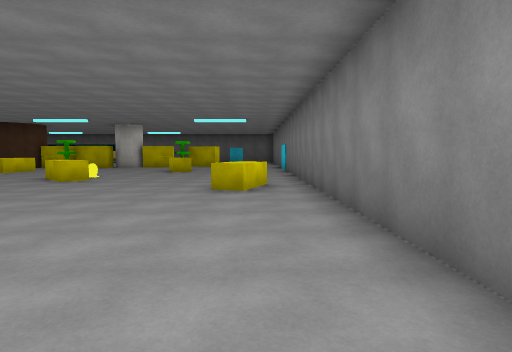
view 1 (above)

24 first-person views from a walk through a 3-D level made in the Unity game engine. The camera is 1.4 m above the floor, tilts 4° down and sees 75° across. The floor is counted in squares, 2 m on a side. Each view is taken from the middle of a square. On the plan, view 1 faces up. The plan holds only what a view shows up to about 10 squares ahead; the rest is blank. The place goes on beyond the plan. The player is left out. Some animated figures are left out. Some surface patterns are stand-ins.

view 2
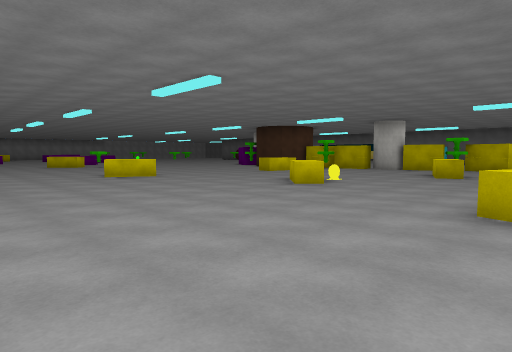

view 3
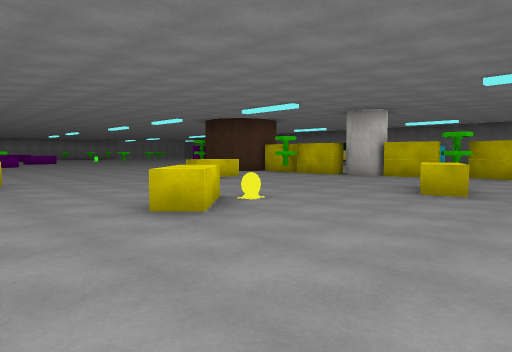

view 4
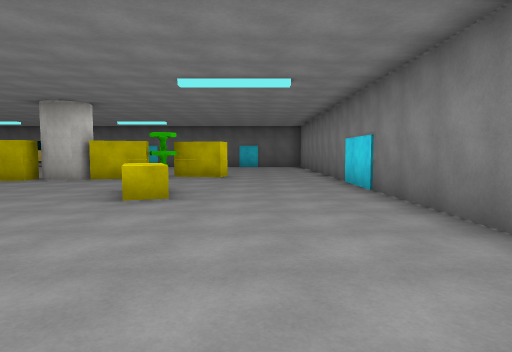

view 5
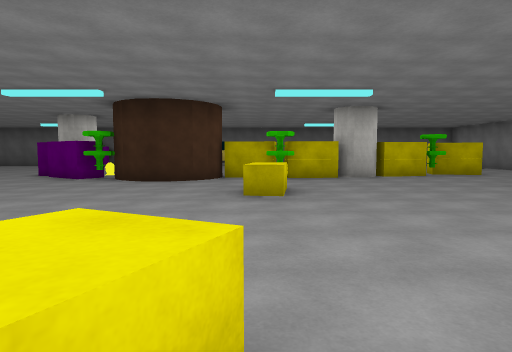

view 6
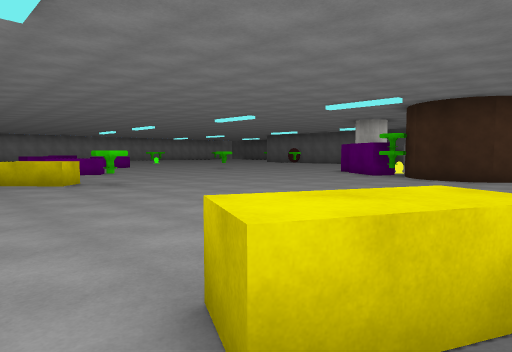

view 7
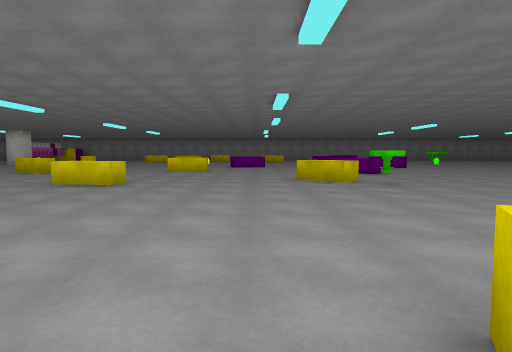

view 8
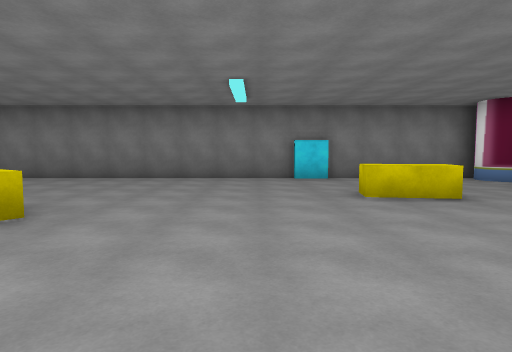

view 9
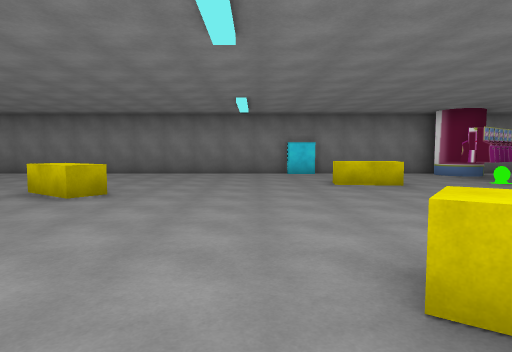

view 10
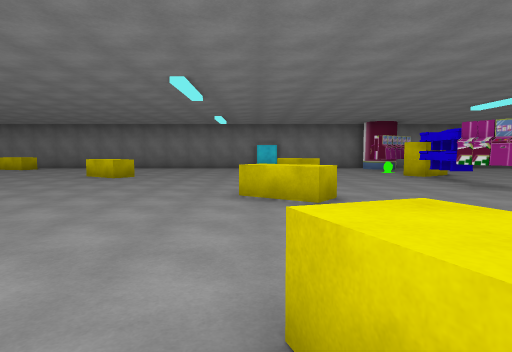

view 11
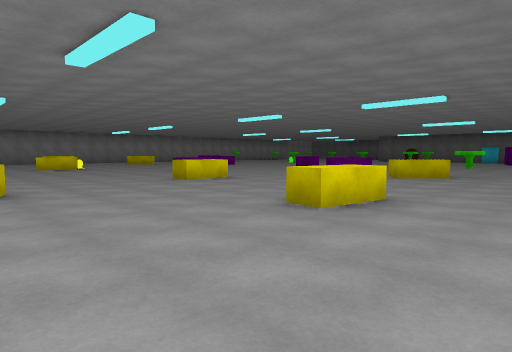

view 12
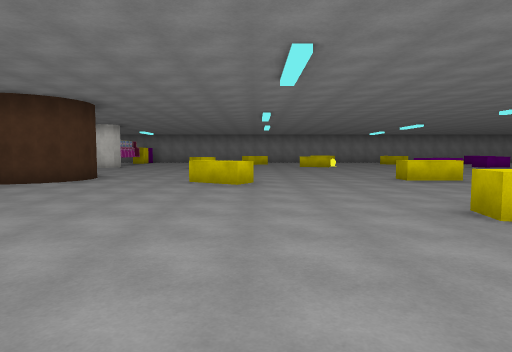

view 13
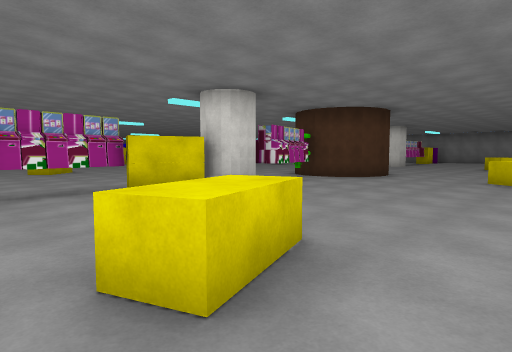

view 14
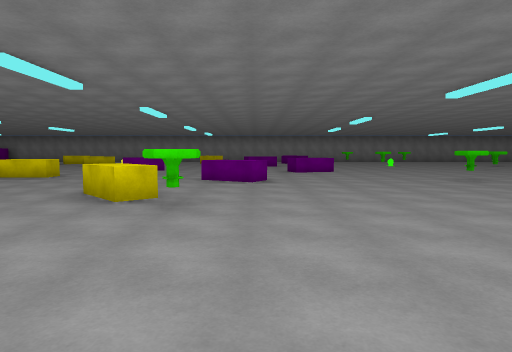

view 15
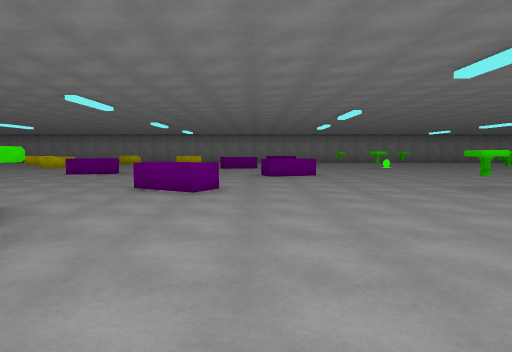

view 16
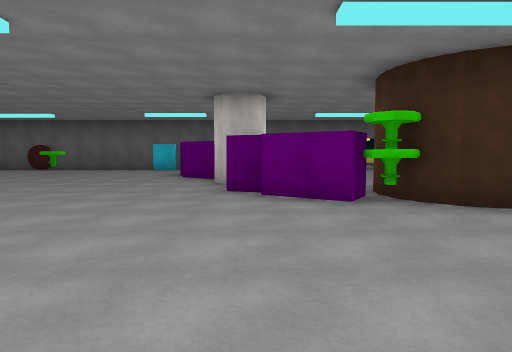

view 17
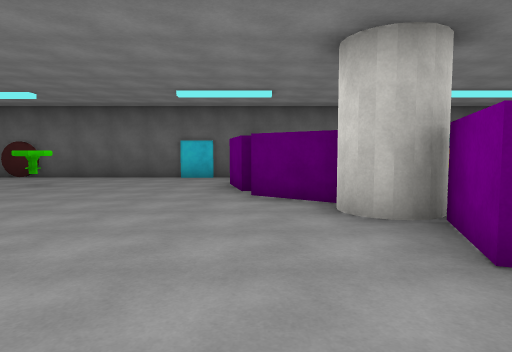

view 18
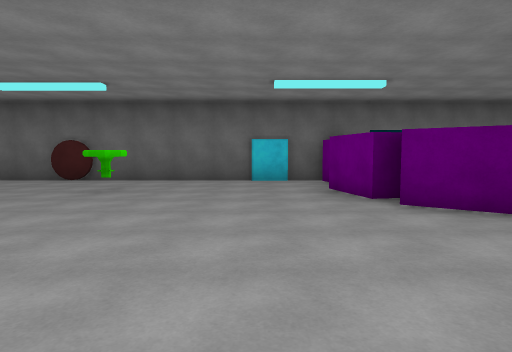

view 19
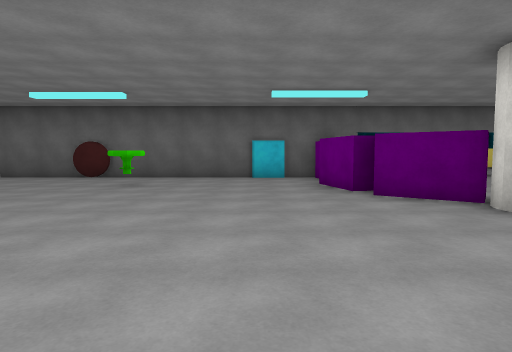

view 20
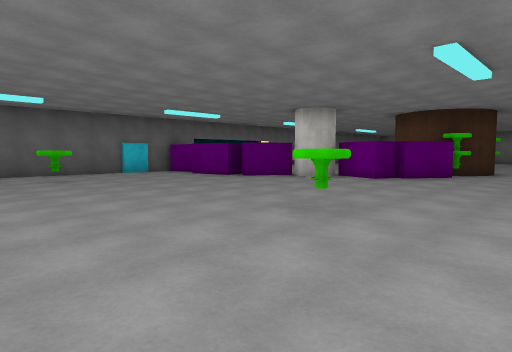

view 21
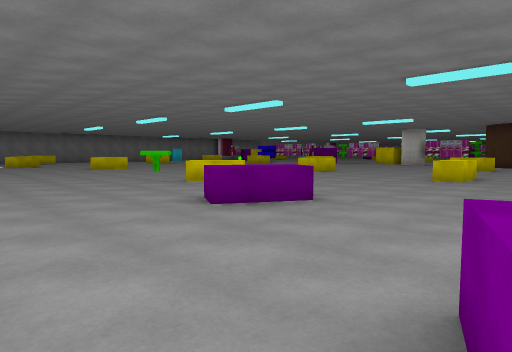

view 22
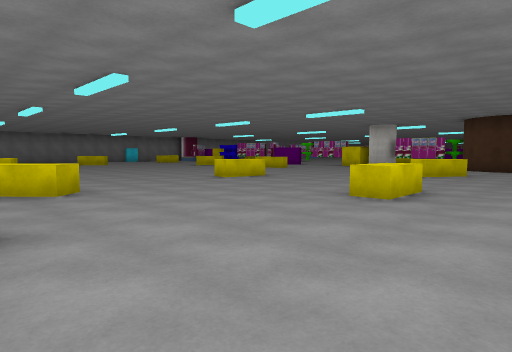

view 23
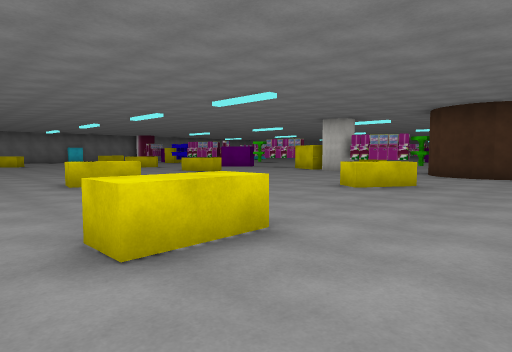

view 24
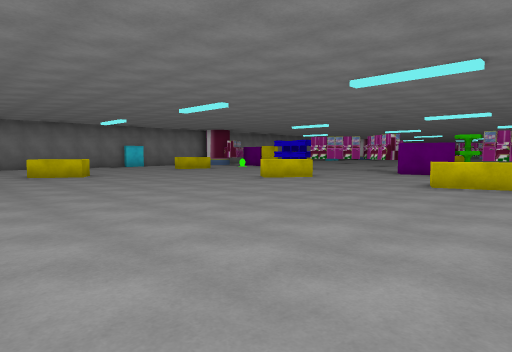

### Floor plan
Key: @ floor where view 1 was taken; # wall or solid block; . floor; = window, fence, low wall or low ledge; ^ raised ledge; T thing the floor can be seen under or through; R red disc; O other object.
Columns run from 24 left of view 1 to 2 right of it. Each row starts with its distance up from view 1.
 24 ########
 23 R......#
 22 .......#
 21 ..^....#
 20 .......#
 19  ......##.
 18  .......##
 17 .........#           ##...#
 16 .........# #  #  ####.....#
 15 .........#########........#
 14 ....#.....................#
 13 .....................^....#
 12 ...............^.....^....#
 11 ^.........................=
 10 ...................O......=
  9 ...#^..............^......#
  8 ...^....^..........^......#
  7 ......^^......^^........^.#
  6 ......=.......^...........#
  5 ..........................#
  4 ..........................#
  3 ..^.......................#
  2 ..^.................^.....#
  1 .......^...........^^.....#
  0 ........................@.#
 -1 ..........................#
 -2 ..........................#
 -3  ..^.......^...^^........##
 -4  .........^^...^.....^...##
 -5  ......... ..........^.  .#
 -6  .......   .............  #
 -7  ###..#   ..   .......... #
 -8    ### ##TTT#   ##### O###
 -9          ...      ..   ##
-10          ...
-11         ....
-12         ....
-13          ..

Where each view was taken, in squares from view 1:
view 1: 0 up, 0 right, facing up
view 2: 2 up, 0 right, facing up-left
view 3: 6 up, 1 left, facing up-left
view 4: 7 up, 1 left, facing up
view 5: 6 up, 9 left, facing up
view 6: 5 up, 9 left, facing up-left
view 7: 5 up, 9 left, facing left
view 8: 2 down, 8 left, facing right
view 9: 2 down, 10 left, facing right
view 10: 3 down, 14 left, facing right
view 11: 3 down, 14 left, facing up-left
view 12: 2 down, 13 left, facing left
view 13: 2 down, 12 left, facing down-left
view 14: 9 up, 12 left, facing left
view 15: 10 up, 14 left, facing left
view 16: 10 up, 15 left, facing up
view 17: 14 up, 17 left, facing up
view 18: 15 up, 19 left, facing up
view 19: 14 up, 19 left, facing up
view 20: 12 up, 24 left, facing up-right
view 21: 12 up, 24 left, facing down-right
view 22: 8 up, 24 left, facing down-right
view 23: 4 up, 24 left, facing down-right
view 24: 4 up, 15 left, facing down-right
